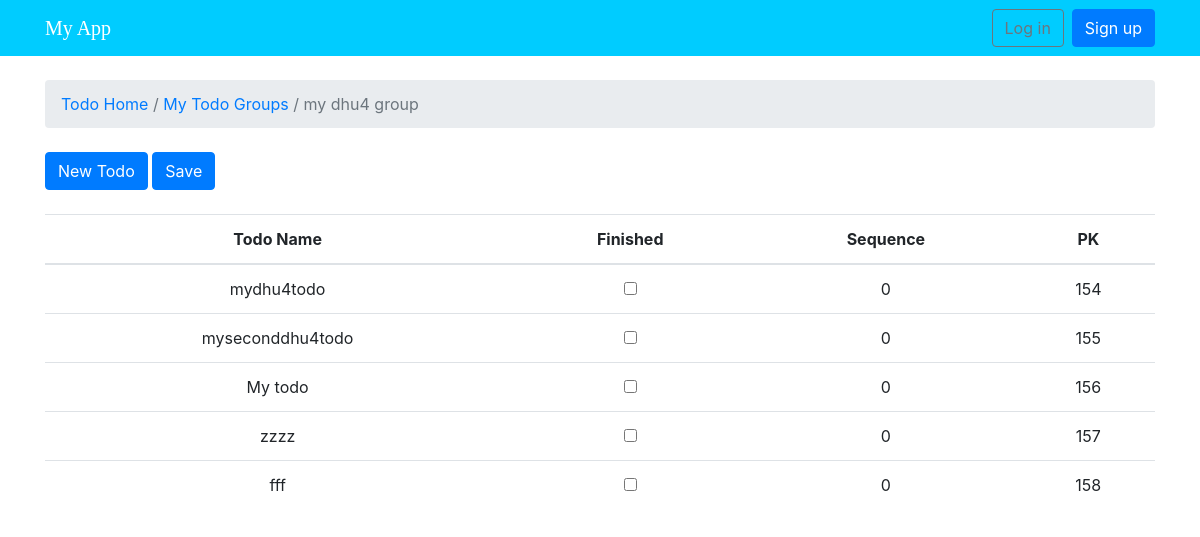
Page /todo/todos_by_group/5 on the committed database.
### todo/models.py (models this page shows, shortened)
class TodoGroup(models.Model):
    name = models.CharField(max_length=30, unique=True)
    description = models.CharField(max_length=100)
    author = models.ForeignKey(User, on_delete=models.PROTECT, related_name='todogroups')
    def __str__(self):
        return self.name

class Todo(models.Model):
    label = models.CharField(max_length=300)
    finished = models.BooleanField(default=False)
    created_at = models.DateTimeField(auto_now_add=True)
    sequence = models.IntegerField(default=0)
    todo_group = models.ForeignKey(TodoGroup, on_delete=models.CASCADE, related_name='todos')

### todo/views.py (the view)
# urls.py: path('todos_by_group/<int:todo_group_id>', views.todos_by_group, name='todos_by_group'),
def todos_by_group(request,todo_group_id):
    todos = Todo.objects.all().filter(todo_group__id=todo_group_id).order_by('-sequence')
    return render(request, 'todo/todos.html', {'todos': todos, 'todo_group_name': todos[0].todo_group, 'todo_group_id': todo_group_id })

### templates/todo/todos.html (shortened to what this page needs)
{% extends 'base.html' %}
{% block breadcrumb %}
  <li class="breadcrumb-item active"><a href="{% url 'todo:index' %}">Todo Home</a> / <a href="{% url 'todo:all_todo_groups' %}">My Todo Groups</a> / {{todo_group_name}}</li>
{% endblock %}
{% block content %}
<div class="mb-4">
  <a href="{% url 'todo:new_todo' todo_group_id %}" class="btn btn-primary">New Todo  </a>
  <a href="{% url 'todo:manage_group_of_todos' todo_group_id %}" class="btn btn-primary">Save</a>
</div>
<table class="table">
  <thead class="thead-inverse">
    <tr>
      <th>Todo Name</th>
      <th>Finished</th>
      <th>Sequence</th>
      <th>PK</th>
    </tr>
  </thead>
  <tbody>
    {% for todo in todos %}
      <tr>
        <td>{{ todo.label }}</td>
        <td>
          <input type="checkbox"
          value="{{ todo.pk }}" name="finished"
          >
        </td>
        <td>{{ todo.sequence }}</td>
        <td>{{ todo.pk }}</td>
      </tr>
    {% endfor %}
  </tbody>
</table>
{% endblock %}

### static/css/app.css (style rules this page uses)
th, td { text-align:center; }

### rows in the picture
TodoGroup: name "my dhu4 group"
Todo: label "mydhu4todo", sequence "0", pk "154"
Todo: label "myseconddhu4todo", sequence "0", pk "155"
Todo: label "My todo", sequence "0", pk "156"
Todo: label "zzzz", sequence "0", pk "157"
Todo: label "fff", sequence "0", pk "158"
